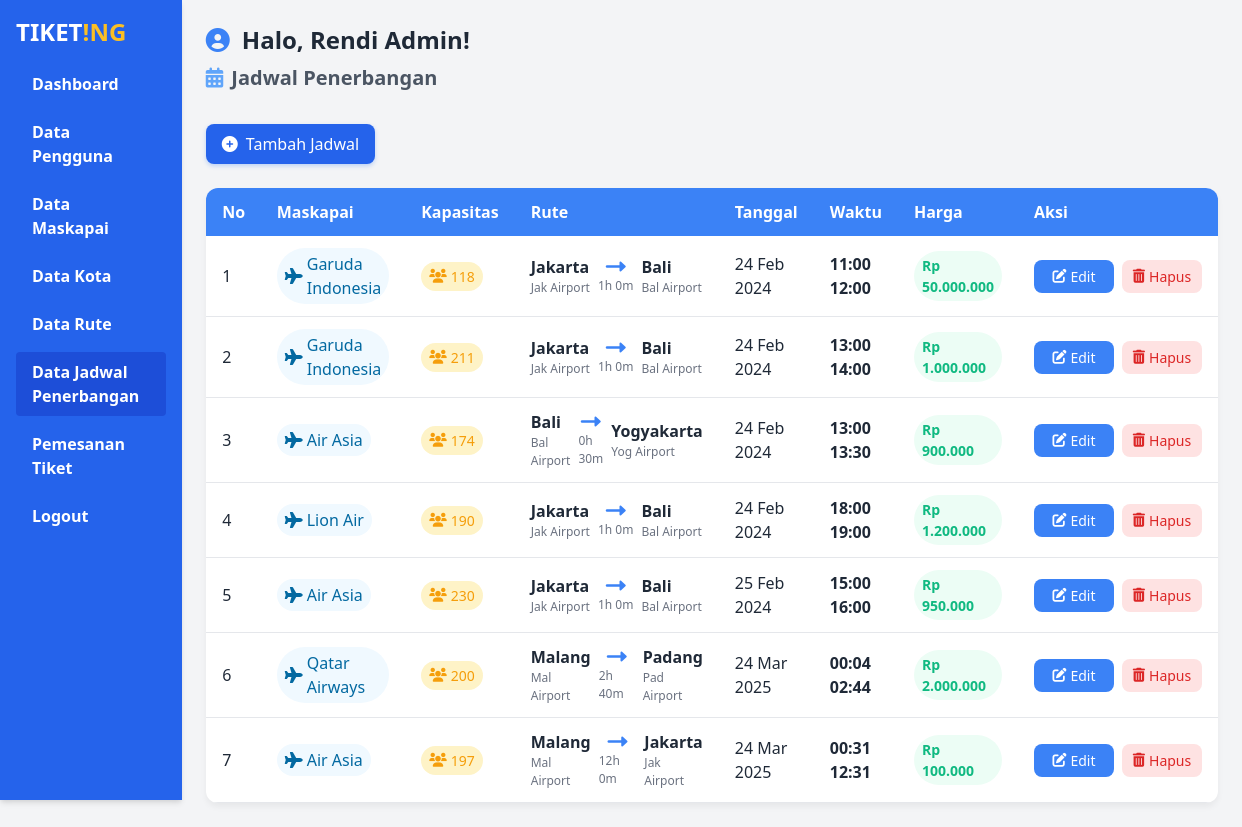
The page /admin/jadwal/index.php (signed in) on the database its author committed.
### tables this page shows
CREATE TABLE `jadwal_penerbangan` (
  `id_jadwal` int NOT NULL,
  `id_rute` int NOT NULL,
  `waktu_berangkat` time NOT NULL,
  `waktu_tiba` time NOT NULL,
  `harga` int NOT NULL,
  `kapasitas_kursi` int NOT NULL
);

CREATE TABLE `maskapai` (
  `id_maskapai` int NOT NULL,
  `logo_maskapai` text,
  `nama_maskapai` varchar(50) NOT NULL,
  `kapasitas` int NOT NULL
);

CREATE TABLE `rute` (
  `id_rute` int NOT NULL,
  `id_maskapai` int NOT NULL,
  `rute_asal` varchar(100) NOT NULL,
  `rute_tujuan` varchar(100) NOT NULL,
  `tanggal_pergi` date NOT NULL
);

### admin/jadwal/functions.php (called while the page is built, shortened)
<?php
require '../../koneksi.php';
function query($query){
    global $conn;
    $rows = [];
    $result = mysqli_query($conn, $query);
    while($row = mysqli_fetch_assoc($result)){
        $rows[] = $row;
    }
    return $rows;
}
?>

### admin/jadwal/index.php (the view, shortened to what this page needs)
<?php
require 'functions.php';
$jadwal = query("SELECT * FROM jadwal_penerbangan
INNER JOIN rute ON rute.id_rute = jadwal_penerbangan.id_rute
INNER JOIN maskapai ON rute.id_maskapai = maskapai.id_maskapai ORDER BY tanggal_pergi, waktu_berangkat");
?>
<!DOCTYPE html>
<html lang="en">
<head>
    <link href="https://cdn.jsdelivr.net/npm/tailwindcss@2.2.19/dist/tailwind.min.css" rel="stylesheet">
    <link href="https://cdnjs.cloudflare.com/ajax/libs/font-awesome/6.0.0-beta3/css/all.min.css" rel="stylesheet">
</head>
<body class="flex">
    <?php require '../../layouts/sidebar.php'; ?>
    <div class="flex-1 p-6 animate-slide">
        <div class="mb-8">
            <h1 class="text-2xl font-bold text-gray-800 flex items-center">
                <i class="fas fa-user-circle mr-3 text-blue-500"></i>
                Halo, <?= $_SESSION["nama_lengkap"]; ?>!
            </h1>
            <h2 class="text-xl font-semibold text-gray-600 mt-2 flex items-center">
                <i class="fas fa-calendar-alt mr-2 text-blue-400"></i>
                Jadwal Penerbangan
            </h2>
        </div>
        <div class="flex justify-between items-center mb-6">
            <a href="tambah.php" class="add-btn inline-flex items-center bg-blue-600 text-white px-4 py-2 rounded-lg">
                <i class="fas fa-plus-circle mr-2"></i>
                Tambah Jadwal
            </a>
        </div>
        <div class="table-container animate-fade">
            <table class="min-w-full">
                <thead>
                    <tr class="table-header">
                        <th class="w-16">No</th>
                        <th>Maskapai</th>
                        <th>Kapasitas</th>
                        <th>Rute</th>
                        <th>Tanggal</th>
                        <th>Waktu</th>
                        <th>Harga</th>
                        <th class="w-40">Aksi</th>
                    </tr>
                </thead>
                <tbody>
                    <?php $no = 1; ?>
                    <?php foreach ($jadwal as $data) : ?>
                    <tr class="table-row">
                        <td><?= $no; ?></td>
                        <td>
                            <div class="airline-badge">
                                <i class="fas fa-plane mr-1"></i>
                                <?= $data["nama_maskapai"]; ?>
                            </div>
                        </td>
                        <td>
                            <div class="capacity-badge">
                                <i class="fas fa-users mr-1"></i>
                                <?= $data["kapasitas_kursi"]; ?>
                            </div>
                        </td>
                        <td>
                            <div class="flight-route">
                                <div class="route-city">
                                    <span class="city"><?= $data["rute_asal"]; ?></span>
                                    <span class="airport"><?= substr($data["rute_asal"], 0, 3); ?> Airport</span>
                                </div>
                                <div class="route-arrow">
                                    <i class="fas fa-long-arrow-alt-right"></i>
                                    <span class="duration">
                                        <?php
                                            $departure = new DateTime($data["waktu_berangkat"]);
                                            $arrival = new DateTime($data["waktu_tiba"]);
                                            $interval = $departure->diff($arrival);
                                            echo $interval->format('%hh %im');
                                        ?>
                                    </span>
                                </div>
                                <div class="route-city">
                                    <span class="city"><?= $data["rute_tujuan"]; ?></span>
                                    <span class="airport"><?= substr($data["rute_tujuan"], 0, 3); ?> Airport</span>
                                </div>
                            </div>
                        </td>
                        <td>
                            <?= date('d M Y', strtotime($data["tanggal_pergi"])); ?>
                        </td>
                        <td>
                            <div class="flight-time">
                                <span class="time"><?= date('H:i', strtotime($data["waktu_berangkat"])); ?></span>
                                <span class="time"><?= date('H:i', strtotime($data["waktu_tiba"])); ?></span>
                            </div>
                        </td>
                        <td>
                            <div class="price-badge">
                                Rp <?= number_format($data["harga"], 0, ',', '.'); ?>
                            </div>
                        </td>
                        <td>
                            <div class="action-container">
                                <a href="edit.php?id=<?= $data["id_jadwal"]; ?>"
                                   class="action-btn bg-blue-500 text-white rounded-lg inline-flex items-center justify-center">
                                    <i class="fas fa-edit mr-1"></i>
                                    Edit
                                </a>
                                <a href="hapus.php?id=<?= $data["id_jadwal"]; ?>"
                                   class="action-btn bg-red-100 text-red-600 rounded-lg inline-flex items-center justify-center"
                                   onClick="return confirmDelete()">
                                    <i class="fas fa-trash-alt mr-1"></i>
                                    Hapus
                                </a>
                            </div>
                        </td>
                    </tr>
                    <?php $no++; ?>
                    <?php endforeach; ?>
                </tbody>
            </table>
        </div>
    </div>
</body>
</html>

### admin/jadwal/index.php (style rules this page uses)
:root { --primary: #3b82f6; --primary-light: #eff6ff; --dark: #1f2937; --light: #f9fafb; --gray: #6b7280; --success: #10b981; --warning: #f59e0b; }
body { background-color: #f3f4f6; color: var(--dark); }
.animate-fade { animation: fadeIn 0.5s ease-out forwards; }
.animate-slide { animation: slideIn 0.6s ease-out forwards; }
.table-container { background: white; border-radius: 12px; overflow: hidden; box-shadow: 0 4px 6px rgba(0, 0, 0, 0.05); }
.table-header { background-color: var(--primary); color: white; }
.table-header th { padding: 12px 16px; font-weight: 600; text-align: left; }
.table-row { transition: all 0.2s ease; border-bottom: 1px solid #e5e7eb; }
.table-row td { padding: 12px 16px; vertical-align: middle; }
.flight-route { display: flex; align-items: center; gap: 8px; }
.route-city { display: flex; flex-direction: column; }
.route-city .city { font-weight: 600; }
.route-city .airport { font-size: 0.75rem; color: var(--gray); }
.route-arrow { color: var(--primary); display: flex; flex-direction: column; align-items: center; }
.route-arrow i { font-size: 1.25rem; }
.route-arrow .duration { font-size: 0.75rem; color: var(--gray); }
.flight-time { display: flex; flex-direction: column; }
.flight-time .time { font-weight: 600; }
.price-badge { background-color: #ecfdf5; color: var(--success); padding: 4px 8px; border-radius: 9999px; font-weight: 600; font-size: 0.875rem; }
.capacity-badge { display: inline-flex; align-items: center; padding: 4px 8px; border-radius: 9999px; background-color: #fef3c7; color: var(--warning); font-size: 0.875rem; }
.airline-badge { display: inline-flex; align-items: center; padding: 4px 8px; border-radius: 9999px; background-color: #f0f9ff; color: #0369a1; }
.action-container { display: flex; gap: 8px; }
.action-btn { transition: all 0.2s ease; min-width: 80px; text-align: center; padding: 6px 8px; font-size: 14px; }
.add-btn { transition: all 0.3s ease; box-shadow: 0 2px 4px rgba(59, 130, 246, 0.3); }

### rows shown on the page
jadwal_penerbangan: maskapai.nama_maskapai "Garuda Indonesia", kapasitas_kursi "118", id_rute.rute_asal "Jakarta", id_rute.rute_asal "Jak", $interval->format('%hh %im') "1h 0m", id_rute.rute_tujuan "Bali", id_rute.rute_tujuan "Bal", id_rute.tanggal_pergi "24 Feb 2024", waktu_berangkat "11:00", waktu_tiba "12:00", harga "50.000.000"
jadwal_penerbangan: maskapai.nama_maskapai "Garuda Indonesia", kapasitas_kursi "211", id_rute.rute_asal "Jakarta", id_rute.rute_asal "Jak", $interval->format('%hh %im') "1h 0m", id_rute.rute_tujuan "Bali", id_rute.rute_tujuan "Bal", id_rute.tanggal_pergi "24 Feb 2024", waktu_berangkat "13:00", waktu_tiba "14:00", harga "1.000.000"
jadwal_penerbangan: maskapai.nama_maskapai "Air Asia", kapasitas_kursi "174", id_rute.rute_asal "Bali", id_rute.rute_asal "Bal", $interval->format('%hh %im') "0h 30m", id_rute.rute_tujuan "Yogyakarta", id_rute.rute_tujuan "Yog", id_rute.tanggal_pergi "24 Feb 2024", waktu_berangkat "13:00", waktu_tiba "13:30", harga "900.000"
jadwal_penerbangan: maskapai.nama_maskapai "Lion Air", kapasitas_kursi "190", id_rute.rute_asal "Jakarta", id_rute.rute_asal "Jak", $interval->format('%hh %im') "1h 0m", id_rute.rute_tujuan "Bali", id_rute.rute_tujuan "Bal", id_rute.tanggal_pergi "24 Feb 2024", waktu_berangkat "18:00", waktu_tiba "19:00", harga "1.200.000"
jadwal_penerbangan: maskapai.nama_maskapai "Air Asia", kapasitas_kursi "230", id_rute.rute_asal "Jakarta", id_rute.rute_asal "Jak", $interval->format('%hh %im') "1h 0m", id_rute.rute_tujuan "Bali", id_rute.rute_tujuan "Bal", id_rute.tanggal_pergi "25 Feb 2024", waktu_berangkat "15:00", waktu_tiba "16:00", harga "950.000"
jadwal_penerbangan: maskapai.nama_maskapai "Qatar Airways", kapasitas_kursi "200", id_rute.rute_asal "Malang", id_rute.rute_asal "Mal", $interval->format('%hh %im') "2h 40m", id_rute.rute_tujuan "Padang", id_rute.rute_tujuan "Pad", id_rute.tanggal_pergi "24 Mar 2025", waktu_berangkat "00:04", waktu_tiba "02:44", harga "2.000.000"
jadwal_penerbangan: maskapai.nama_maskapai "Air Asia", kapasitas_kursi "197", id_rute.rute_asal "Malang", id_rute.rute_asal "Mal", $interval->format('%hh %im') "12h 0m", id_rute.rute_tujuan "Jakarta", id_rute.rute_tujuan "Jak", id_rute.tanggal_pergi "24 Mar 2025", waktu_berangkat "00:31", waktu_tiba "12:31", harga "100.000"

### other values the page prints
$_SESSION["nama_lengkap"] "Rendi Admin"
